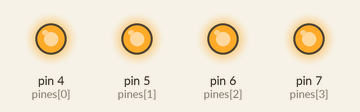
This sketch was run on a simulated Arduino Uno, built with avr-gcc and run on an emulated ATmega328P. Shown: output pins drawn as LEDs (lit = HIGH).

Above: at 0.2 s.
At 1.2 s:
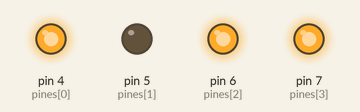
At 2.2 s:
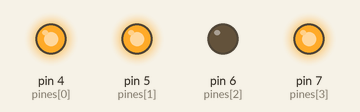
At 4.7 s:
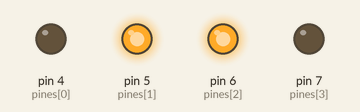
At 7.2 s:
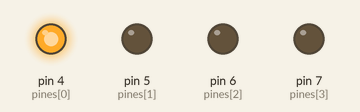
At 9.7 s:
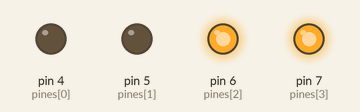
Timing chart, 0 to 10.4 s (numbered marks = the images above):
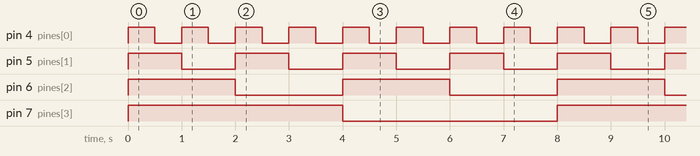

Measured:
- by itself, pin 4 (pines[0]): alternates HIGH for 0.50 s and LOW for 0.50 s
- by itself, pin 5 (pines[1]): alternates HIGH for 1.0 s and LOW for 1.0 s
- by itself, pin 6 (pines[2]): alternates HIGH for 2.0 s and LOW for 2.0 s
- by itself, pin 7 (pines[3]): alternates HIGH for 4.0 s and LOW for 4.0 s

The sketch:

contador_descendente.ino
```cpp
// se asocian los bits a sus pines digitales a modo de lista, reduciendo lineas de codigo
const int pines[4] = {4, 5, 6, 7};
int waitDelay = 500;
 //cada uno de los 4 pines hace salida digital y se recorren
void setup() {
  for (int i = 0; i < 4; i++) pinMode(pines[i], OUTPUT);
}
// Recorremos todos los valores decimales de 0 a 15 ahora en reversa
void loop() {
  for (int numero = 15; numero >=0 ; numero--) {
    for (int bit = 0; bit < 4; bit++) {
      digitalWrite(pines[bit], bitRead(numero, bit));
    }
    delay(waitDelay);
  }
}
```
